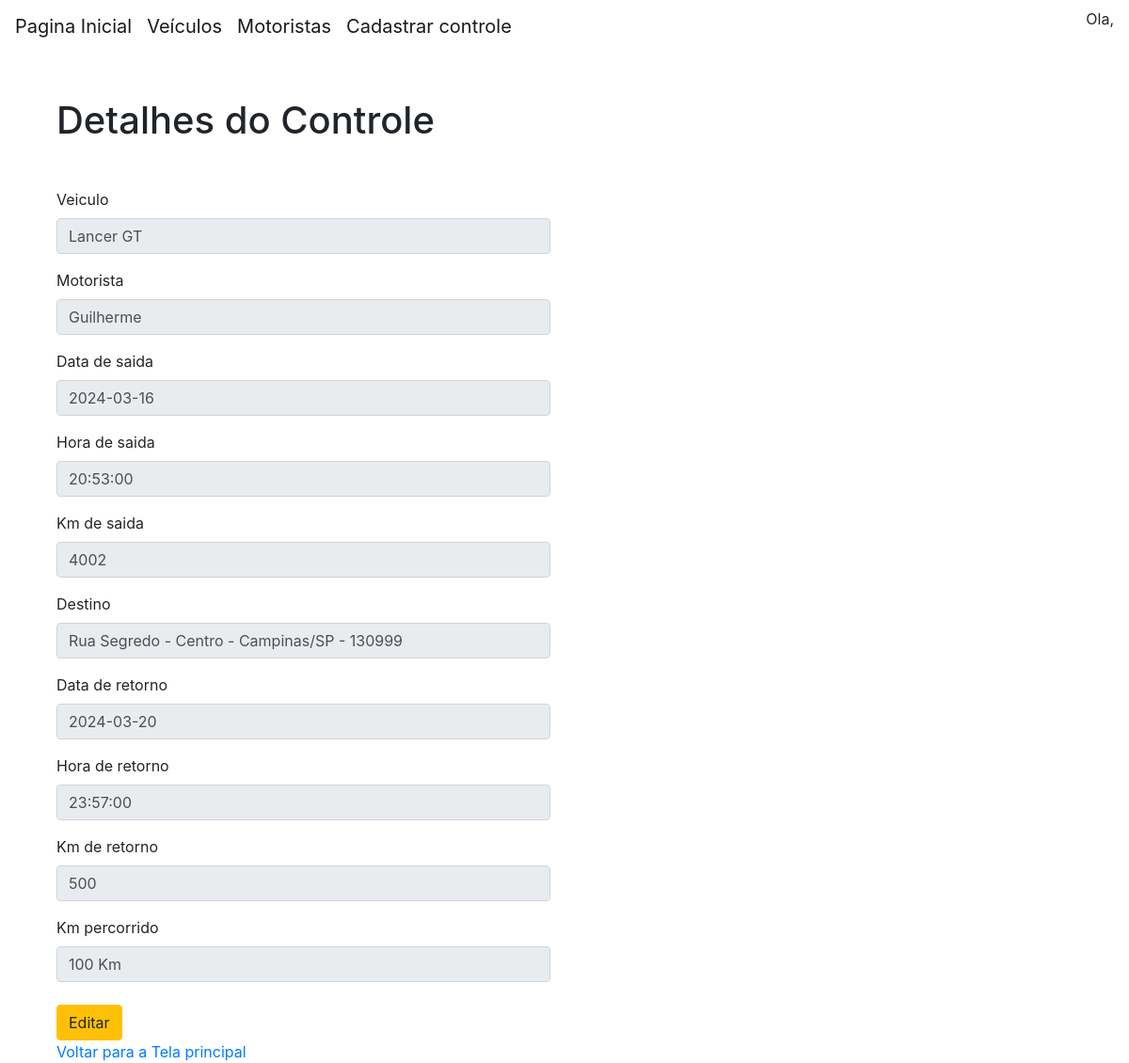
/controle/detalhes/2, run on the app's committed database.
### models.py (models this page shows, shortened)
class Veiculo(db.Model):
    id = db.Column(db.Integer, primary_key=True)
    placa = db.Column(db.String(20), unique=True, nullable=False)
    marca = db.Column(db.String(100), nullable=False)
    modelo = db.Column(db.String(100), nullable=False)
    km_troca_oleo = db.Column(db.Integer)

class Motorista(db.Model):
    id = db.Column(db.Integer, primary_key=True)
    cod_motorista = db.Column(db.String(20), unique=True, nullable=False)
    nome = db.Column(db.String(100), nullable=False)
    telefone = db.Column(db.String(20), nullable=False)
    cnh = db.Column(db.String(20), nullable=False)

class Controle(db.Model):
    id = db.Column(db.Integer, primary_key=True)
    veiculo_id = db.Column(db.Integer, db.ForeignKey('veiculo.id'), nullable=False)
    motorista_id = db.Column(db.Integer, db.ForeignKey('motorista.id'), nullable=False)
    data_saida = db.Column(db.Date, nullable=False)
    hora_saida = db.Column(db.Time, nullable=False)
    km_saida = db.Column(db.Integer, nullable=False)
    destino = db.Column(db.String(100), nullable=False)
    data_retorno = db.Column(db.Date)
    hora_retorno = db.Column(db.Time)
    km_retorno = db.Column(db.Integer)
    km_percorrido = db.Column(db.Integer)
    veiculo = db.relationship('Veiculo', backref=db.backref('controles', lazy=True))
    motorista = db.relationship('Motorista', backref=db.backref('controles', lazy=True))

### routes/controle_routes.py (the view)
@controle_routes.route('/controle/detalhes/<int:id>')
def visualizar_controle(id):
    controle = Controle.query.get_or_404(id)
    return render_template('controle/visualizar_controle.html', controles=controle)

### templates/controle/visualizar_controle.html (shortened to what this page needs)
{% extends 'base.html' %}
{% block content %}
<body>
    <div class="container">
        <h1 class="my-5">Detalhes do Controle</h1>
        <div class="row mb-3">
            <div class="col-md-6">
                <label for="veiculo" class="form-label">Veiculo</label>
                <input type="text" class="form-control" id="veiculo" name="veiculo" value="{{ controles.veiculo.modelo }}" required readonly>
            </div>
        </div>
        <div class="row mb-3">
            <div class="col-md-6">
                <label for="motorista" class="form-label">Motorista</label>
                <input type="text" class="form-control" id="motorista" name="motorista" value="{{ controles.motorista.nome }}" required readonly>
            </div>
        </div>
        <div class="row mb-3">
            <div class="col-md-6">
                <label for="data_saida" class="form-label">Data de saida</label>
                <input type="text" class="form-control" id="data_saida" name="data_saida" value="{{ controles.data_saida }}" required readonly>
            </div>
        </div>
        <div class="row mb-3">
            <div class="col-md-6">
                <label for="hora_saida" class="form-label">Hora de saida</label>
                <input type="text" class="form-control" id="hora_saida" name="hora_saida" value="{{ controles.hora_saida }}" required readonly>
            </div>
        </div>
        <div class="row mb-3">
            <div class="col-md-6">
                <label for="km_saida" class="form-label">Km de saida</label>
                <input type="text" class="form-control" id="km_saida" name="km_saida" value="{{ controles.km_saida }}" required readonly>
            </div>
        </div>
        <div class="row mb-3">
            <div class="col-md-6">
                <label for="destino" class="form-label">Destino</label>
                <input type="text" class="form-control" id="destino" name="destino" value="{{ controles.destino }}" required readonly>
            </div>
        </div>
        <div class="row mb-3">
            <div class="col-md-6">
                <label for="data_retorno" class="form-label">Data de retorno</label>
                <input type="text" class="form-control" id="data_retorno" name="data_retorno" value="{{ controles.data_retorno }}" required readonly>
            </div>
        </div>
        <div class="row mb-3">
            <div class="col-md-6">
                <label for="hora_retorno" class="form-label">Hora de retorno</label>
                <input type="text" class="form-control" id="hora_retorno" name="hora_retorno" value="{{ controles.hora_retorno }}" required readonly>
            </div>
        </div>
        <div class="row mb-3">
            <div class="col-md-6">
                <label for="km_retorno" class="form-label">Km de retorno</label>
                <input type="text" class="form-control" id="km_retorno" name="km_retorno" value="{{ controles.km_retorno }}" required readonly>
            </div>
        </div>
        <div class="row mb-3">
            <div class="col-md-6">
                <label for="km_percorrido" class="form-label">Km percorrido</label>
                <input type="text" class="form-control" id="km_percorrido" name="km_percorrido" value="{{ controles.km_percorrido }} Km" required readonly>
            </div>
        </div>
        <a class="btn btn-warning mt-2" href="/controle/editar/{{ controles.id}}">Editar</a><br>
        <a href="{{ url_for('controle_routes.listar_controle')}}">Voltar para a Tela principal</a>
    </div>
</div>
</body>
{% endblock %}

### data on the page
Veiculo: veiculo "Lancer GT"
Motorista: motorista "Guilherme"
Controle: data_saida "2024-03-16", hora_saida "20:53:00", km_saida "4002", destino "Rua Segredo - Centro - Campinas/SP - 130999", data_retorno "2024-03-20", hora_retorno "23:57:00", km_retorno "500", km_percorrido "100 Km"
